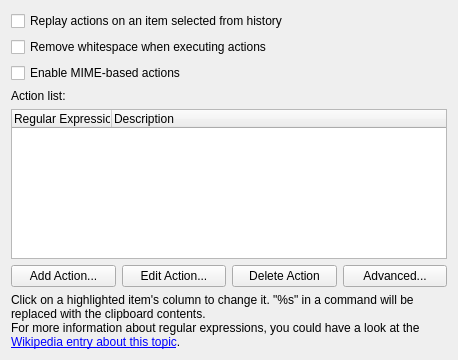
<?xml version="1.0" encoding="UTF-8"?>
<ui version="4.0">
 <class>ActionsWidget</class>
 <widget class="QWidget" name="ActionsWidget">
  <property name="geometry">
   <rect>
    <x>0</x>
    <y>0</y>
    <width>458</width>
    <height>360</height>
   </rect>
  </property>
  <layout class="QVBoxLayout" name="verticalLayout">
   <item>
    <widget class="QCheckBox" name="kcfg_ReplayActionInHistory">
     <property name="text">
      <string>Replay actions on an item selected from history</string>
     </property>
    </widget>
   </item>
   <item>
    <widget class="QCheckBox" name="kcfg_StripWhiteSpace">
     <property name="text">
      <string>Remove whitespace when executing actions</string>
     </property>
    </widget>
   </item>
   <item>
    <widget class="QCheckBox" name="kcfg_EnableMagicMimeActions">
     <property name="text">
      <string>Enable MIME-based actions</string>
     </property>
    </widget>
   </item>
   <item>
    <widget class="QLabel" name="label">
     <property name="text">
      <string>Action list:</string>
     </property>
    </widget>
   </item>
   <item>
    <widget class="ActionsTreeWidget" name="kcfg_ActionList">
     <property name="contextMenuPolicy">
      <enum>Qt::CustomContextMenu</enum>
     </property>
     <column>
      <property name="text">
       <string>Regular Expression</string>
      </property>
     </column>
     <column>
      <property name="text">
       <string>Description</string>
      </property>
     </column>
    </widget>
   </item>
   <item>
    <layout class="QHBoxLayout" name="horizontalLayout">
     <item>
      <widget class="QPushButton" name="pbAddAction">
       <property name="text">
        <string>Add Action...</string>
       </property>
      </widget>
     </item>
     <item>
      <widget class="QPushButton" name="pbEditAction">
       <property name="text">
        <string>Edit Action...</string>
       </property>
      </widget>
     </item>
     <item>
      <widget class="QPushButton" name="pbDelAction">
       <property name="text">
        <string>Delete Action</string>
       </property>
      </widget>
     </item>
     <item>
      <widget class="QPushButton" name="pbAdvanced">
       <property name="text">
        <string>Advanced...</string>
       </property>
      </widget>
     </item>
    </layout>
   </item>
   <item>
    <widget class="QLabel" name="label_2">
     <property name="text">
      <string>Click on a highlighted item's column to change it. &quot;%s&quot; in a command will be replaced with the clipboard contents.&lt;br&gt;For more information about regular expressions, you could have a look at the &lt;a href=&quot;http://en.wikipedia.org/wiki/Regular_expression&quot;&gt;Wikipedia entry about this topic&lt;/a&gt;.</string>
     </property>
     <property name="textFormat">
      <enum>Qt::RichText</enum>
     </property>
     <property name="openExternalLinks">
      <bool>true</bool>
     </property>
     <property name="wordWrap">
      <bool>true</bool>
     </property>
    </widget>
   </item>
  </layout>
 </widget>
 <customwidgets>
  <customwidget>
   <class>ActionsTreeWidget</class>
   <extends>QTreeWidget</extends>
   <header>actionstreewidget.h</header>
  </customwidget>
 </customwidgets>
 <connections/>
</ui>
